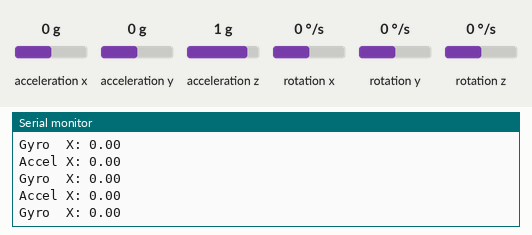
This sketch was run on a simulated Arduino Uno, built with avr-gcc and run on an emulated ATmega328P. Shown: the last lines printed to the serial monitor. The test bench sets the inputs (shaded band); at power-on: acceleration x 0 g, rotation x 0 °/s, acceleration y 0 g, acceleration z 1 g, rotation y 0 °/s, rotation z 0 °/s.

Above: at 1.2 s.
1.3 s: acceleration x set to -1.4 g
At 1.37 s:
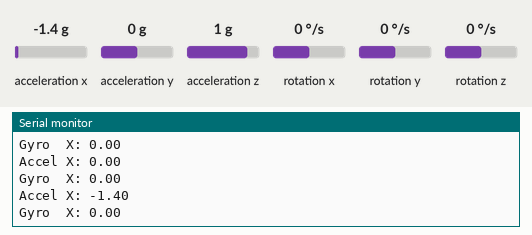
2.8 s: rotation x set to -192 °/s
At 2.94 s:
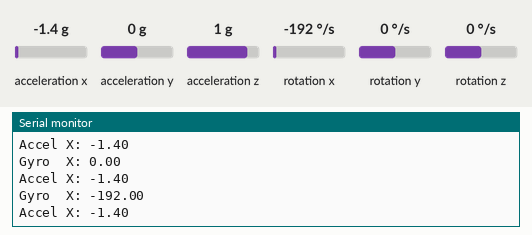
4.3 s: acceleration x set to -0.8 g
At 4.31 s:
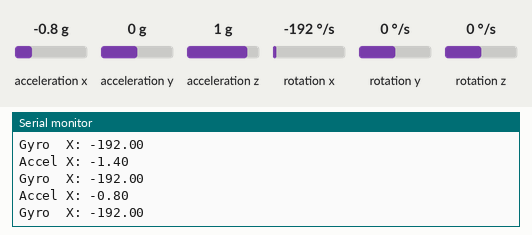
Timing chart, 0 to 7.3 s (numbered marks = the images above; inputs shaded):
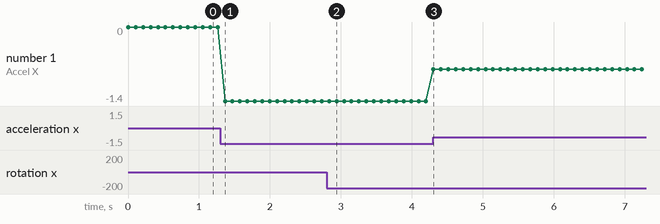

Measured:
- after the input at 1.3 s, the serial monitor: prints a new line after 0.07 s (image 1)
- after the input at 2.8 s, the serial monitor: prints a new line at once (image 2)
- after the input at 4.3 s, the serial monitor: prints a new line at once (image 3)
- plotted number 1: 0 → -1.4 after the input at 1.3 s, -1.4 → -0.8 after the input at 4.3 s

The sketch:

AcelerometroyGiroscopioBasico.ino
```cpp
#include <Wire.h>
#include <MPU6050.h>

MPU6050 mpu;

void setup() {
    Serial.begin(115200);
    Wire.begin();
    mpu.initialize();

    if (!mpu.testConnection()) {
        Serial.println("MPU6050 not found!");
        while (1);
    }
}

void loop() {
    int16_t ax, ay, az, gx, gy, gz;
    mpu.getMotion6(&ax, &ay, &az, &gx, &gy, &gz);

    float accel_x = ax / 16384.0;  // g
    float gyro_x  = gx / 131.0;    // deg/s

    Serial.print("Accel X: ");
    Serial.println(accel_x);
    Serial.print("Gyro  X: ");
    Serial.println(gyro_x);

    delay(100);
}
```
